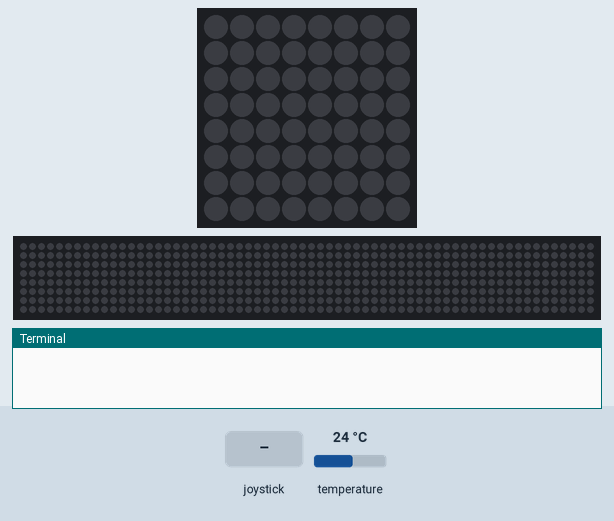
The program below on a simulated Raspberry Pi (BCM pin numbers) with a Sense HAT. Shown: the Sense HAT's 8×8 RGB LED matrix, a strip that is not on the board, showing the scrolling text unrolled, the last lines printed to the terminal. The test bench sets the inputs (shaded band); at power-on: temperature 24 °C. Dim RGB values are drawn brighter than linear; the 64×8 strip is a reading aid, not a part: it shows the text the matrix is scrolling, unrolled, one strip-width of it at a time.

Above: at 1.2 s.
1.3 s: joystick pushed up
At 2.3 s:
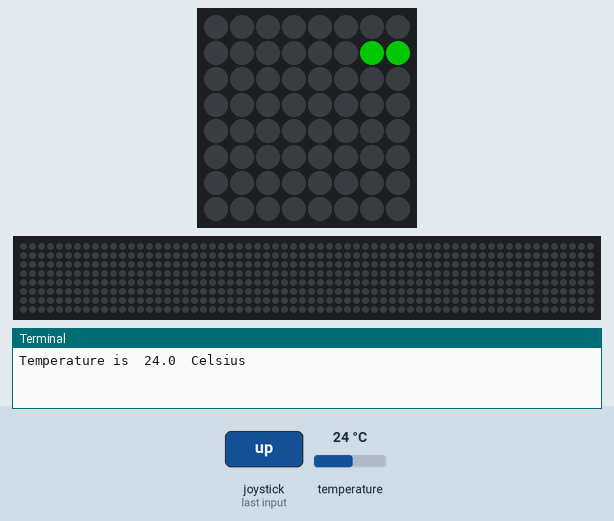
At 2.7 s:
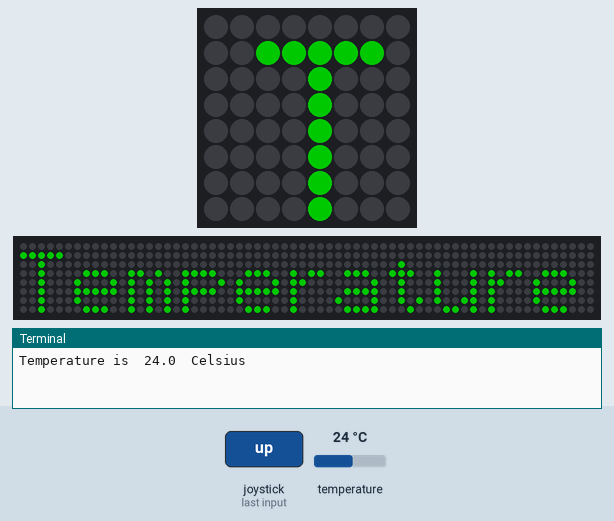

The program:

W1Thermsensor_with_SenseHat__add_switch.py
```python
# Ensure /boot/config.txt has added GPIO14 instead of default Pin 4
# dtoverlay=w1-gpio,gpio=14

from sense_hat import SenseHat
from time import sleep
from w1thermsensor import W1ThermSensor

# set up the thermometer
thermometer = W1ThermSensor()
temperature = 0  # initial reading set up

#set up SenseHat
sense = SenseHat()

# set up some colour variables to use
red = (100, 0, 0)
green = (0, 100, 0)
blue = (0, 0, 100)

# clear the screen
sense.clear()

def get_temperature():
    temperature = round(thermometer.get_temperature(W1ThermSensor.DEGREES_C), 1)
    print("Temperature is ", temperature, " Celsius")
    return temperature

# start loop to continuously check for button presses
while True:
    for event in sense.stick.get_events():
        # Check if the joystick was pressed
        if event.action == "pressed":
            # Check which direction
            if event.direction == "up":
                temperature = get_temperature()
                sense.show_message("Temperature is " + str(temperature) + " Celsius", text_colour=green)
                sleep(0.5)
            sense.clear()
```

Measured:
- after the input at 1.3 s, the LEDs: first change after 0.85 s (image 1 shows a later state)
